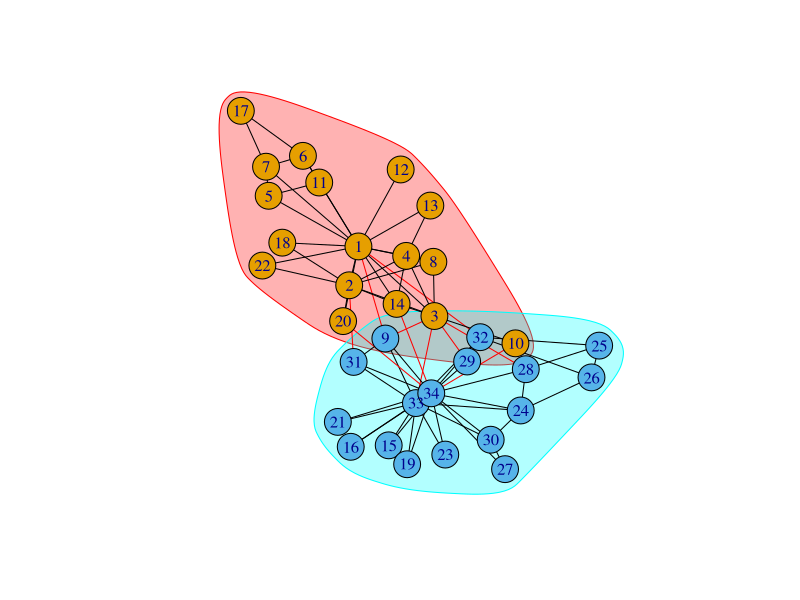

Here is the R script that generated this plot: (Note: this script raises an error after producing the figure.)
library(igraph)

# Example with made network
g <- make_graph("Zachary")
# By default CPM is used
r <- quantile(strength(g))[2] / (gorder(g) - 1)
# Set seed for sake of reproducibility
set.seed(1)
ldc <- cluster_leiden(g, resolution = r)
print(ldc)
plot(ldc, g)

# Example with real migration net
nw_undirected<-read_graph("migration_total_undirected.pajek", format=c("pajek"))
plot_file="/home/erin/INF6018_Project/communitybyleiden.pdf"

# Quantiles 25% 2,  50% 3, 75% 4
r <- quantile(strength(nw_undirected))[2] / (gorder(nw_undirected) - 1)

# What is resolution
print("resolution")
print(r)

# Set seed for sake of reproducibility
set.seed(1)
ldc <- cluster_leiden(nw_undirected, resolution = r)
print(ldc)

pdf(plot_file,30,30)
igraph.options(plot.layout=layout.graphopt, vertex.size=7)
plot(ldc, nw_undirected)
dev.off()

# How to extract community information 
print(ldc$membership)

